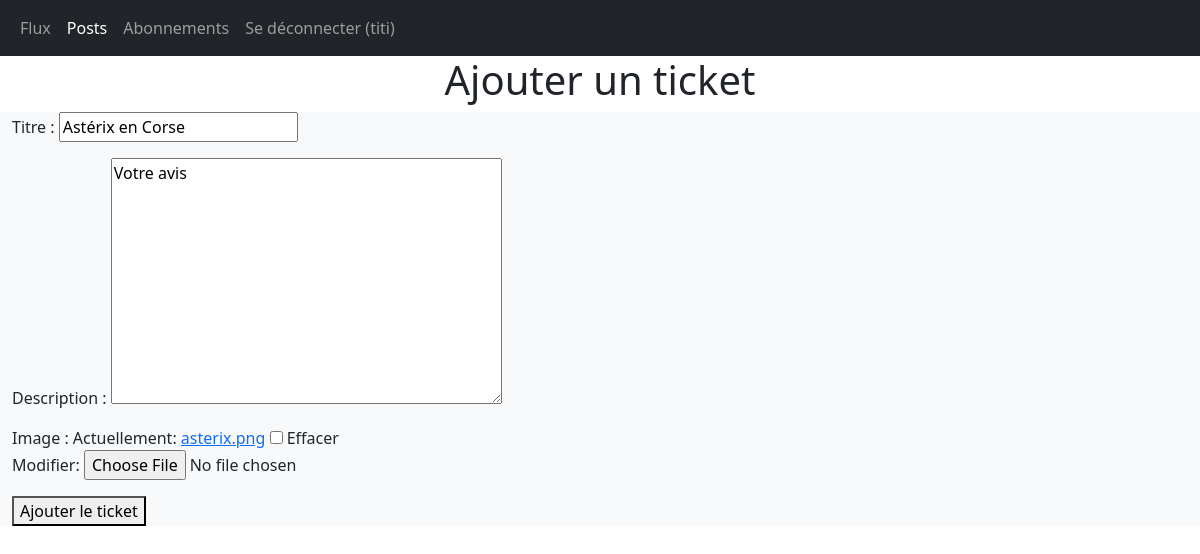
Before: /home/add_ticket/12 (signed in) with the older database file.
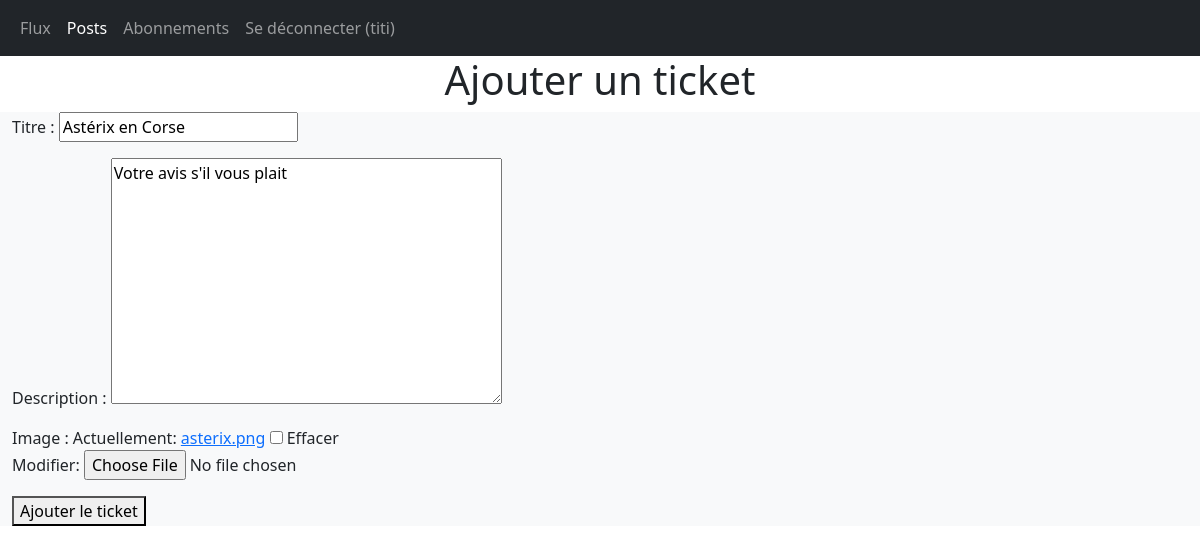
After: the same page with the newer database file.
### review/models.py (models this page shows, shortened)
class Ticket(models.Model):
    title = models.CharField('Titre', max_length=128)
    description = models.TextField(max_length=2048)
    user = models.ForeignKey(settings.AUTH_USER_MODEL, on_delete=models.CASCADE)
    image = models.ImageField(null=True, blank=True)
    time_created = models.DateTimeField(auto_now_add=True)
    number_reviews = models.IntegerField(default=0)
    IMAGE_MAX_SIZE = (300, 300)

### review/views.py (the view, shortened to what this page needs)
# urls.py: path('add_ticket/', views.add_ticket, name='add_ticket'),
@login_required
def add_ticket(request, ticket_id=None):
    if ticket_id:
        ticket = get_object_or_404(models.Ticket, id=ticket_id)
        form_ticket = forms.TicketForm(instance=ticket)
    context = {'form_ticket': form_ticket, 'all_posts': 'all_posts'}
    return render(request, 'review/add_ticket.html', context)

### review/forms.py
class TicketForm(forms.ModelForm):
    class Meta:
        model = models.Ticket
        fields = ['title', 'description', 'image']

### review/templates/review/add_ticket.html (shortened to what this page needs)
{% extends 'base.html' %}
{% block content %}
<h1 class="d-flex justify-content-center">Ajouter un ticket</h1>
<div class="container-fluid bg-light">
    <form method="post" enctype="multipart/form-data">
    {{form_ticket.as_p}}
    <button type="submit">Ajouter le ticket</button>
</form>
</div>
{% endblock %}

Changed rows visible on the page:
changed Ticket "Astérix en Corse": description "Votre avis" → "Votre avis s'il vous plait"
